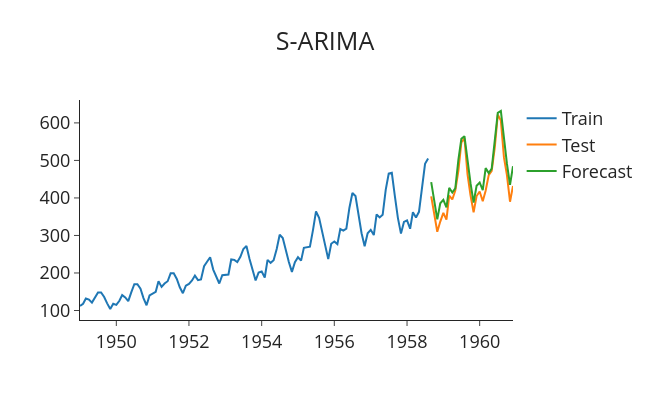

This figure's notebook cell:
### Code cell
plot_forecasts(forecast_seasonal,'S-ARIMA')
